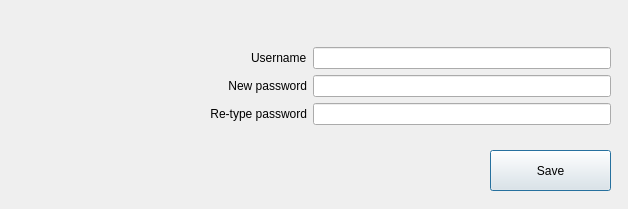
<?xml version="1.0" encoding="UTF-8"?>
<ui version="4.0">
 <class>ChangePassword</class>
 <widget class="QDialog" name="ChangePassword">
  <property name="geometry">
   <rect>
    <x>0</x>
    <y>0</y>
    <width>628</width>
    <height>209</height>
   </rect>
  </property>
  <property name="windowTitle">
   <string>Dialog</string>
  </property>
  <widget class="QLabel" name="label">
   <property name="geometry">
    <rect>
     <x>60</x>
     <y>40</y>
     <width>111</width>
     <height>101</height>
    </rect>
   </property>
   <property name="text">
    <string/>
   </property>
   <property name="pixmap">
    <pixmap resource="resources/mycovidrecord.qrc">:/images/images/padlock.png</pixmap>
   </property>
   <property name="scaledContents">
    <bool>true</bool>
   </property>
  </widget>
  <widget class="QPushButton" name="pushButton">
   <property name="geometry">
    <rect>
     <x>490</x>
     <y>150</y>
     <width>121</width>
     <height>41</height>
    </rect>
   </property>
   <property name="text">
    <string>Save</string>
   </property>
  </widget>
  <widget class="QWidget" name="layoutWidget">
   <property name="geometry">
    <rect>
     <x>210</x>
     <y>30</y>
     <width>401</width>
     <height>111</height>
    </rect>
   </property>
   <layout class="QFormLayout" name="formLayout">
    <property name="labelAlignment">
     <set>Qt::AlignRight|Qt::AlignTrailing|Qt::AlignVCenter</set>
    </property>
    <property name="formAlignment">
     <set>Qt::AlignLeading|Qt::AlignLeft|Qt::AlignVCenter</set>
    </property>
    <item row="0" column="0">
     <widget class="QLabel" name="label_2">
      <property name="text">
       <string>Username</string>
      </property>
      <property name="alignment">
       <set>Qt::AlignLeading|Qt::AlignLeft|Qt::AlignVCenter</set>
      </property>
     </widget>
    </item>
    <item row="0" column="1">
     <widget class="QLineEdit" name="lineEdit"/>
    </item>
    <item row="1" column="0">
     <widget class="QLabel" name="label_3">
      <property name="text">
       <string>New password</string>
      </property>
      <property name="alignment">
       <set>Qt::AlignRight|Qt::AlignTrailing|Qt::AlignVCenter</set>
      </property>
     </widget>
    </item>
    <item row="1" column="1">
     <widget class="QLineEdit" name="lineEdit_2">
      <property name="echoMode">
       <enum>QLineEdit::Password</enum>
      </property>
     </widget>
    </item>
    <item row="2" column="0">
     <widget class="QLabel" name="label_4">
      <property name="text">
       <string>Re-type password</string>
      </property>
      <property name="alignment">
       <set>Qt::AlignRight|Qt::AlignTrailing|Qt::AlignVCenter</set>
      </property>
     </widget>
    </item>
    <item row="2" column="1">
     <widget class="QLineEdit" name="lineEdit_3">
      <property name="echoMode">
       <enum>QLineEdit::Password</enum>
      </property>
     </widget>
    </item>
   </layout>
  </widget>
 </widget>
 <resources>
  <include location="resources/mycovidrecord.qrc"/>
 </resources>
 <connections/>
</ui>
